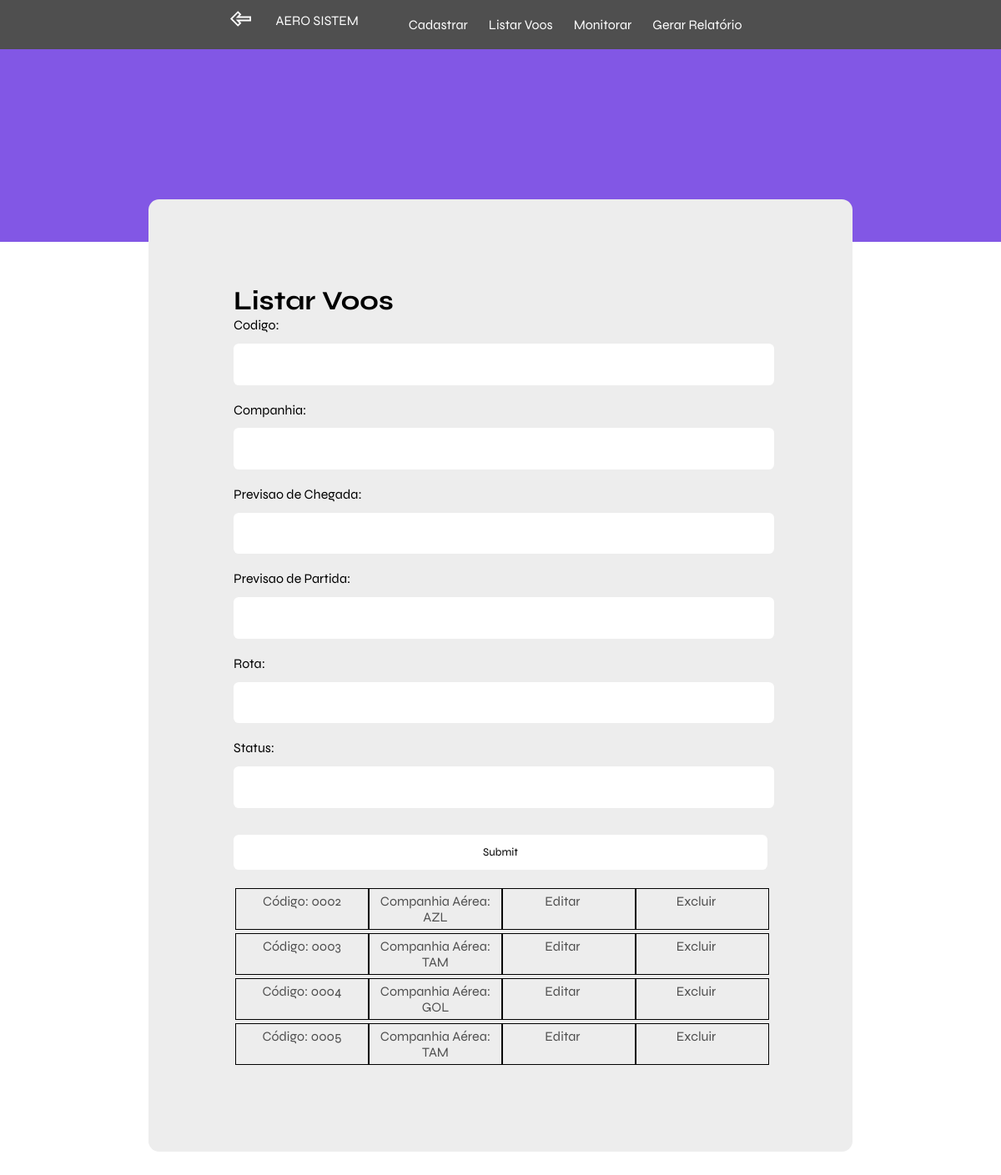
The app's page /central/ (signed in), older data.
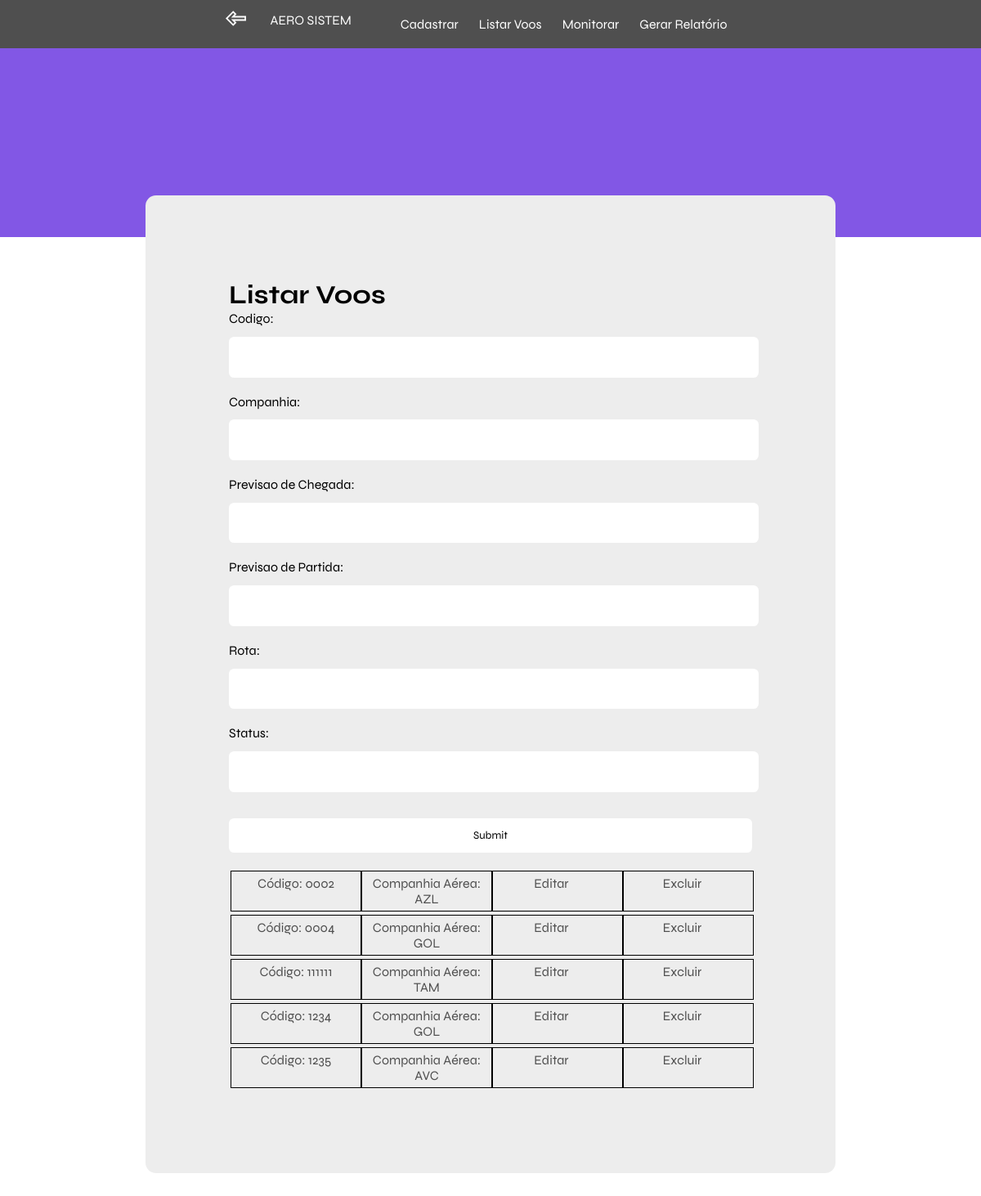
The same page, newer data.
### book/models.py (models this page shows)
class Estado_Dinamico(models.Model):
	voo = models.OneToOneField(
        Voo,
        on_delete=models.CASCADE,
        primary_key=True,
    )
	STATUS = [
		('Embarque', 'Embarque'),
		('Pouso', 'Pouso'),
		('Decolagem', 'Decolagem'),
		('Finalizado', 'Finalizado'),
		('Espera', 'Espera'),
	]
	data_saida = models.DateTimeField(null=True)
	data_chegada = models.DateTimeField(null=True)
	status = models.CharField(max_length=10,choices=STATUS,default = 'EMB')
	class Meta:
			db_table = 'estado_dinamico'

class Voo(models.Model):
	STATUS = [
		('GOL', 'Gol'),
		('TAM', 'TAM '),
		('AVC', 'Avianca '),
		('AZL', 'Azul '),
	]
	ROTAS = [
		('SP-RJ', 'SP-RJ'),
		('SP-DF', 'SP-DF'),
		('RJ-SP', 'RJ-SP'),
		('DF-SP', 'DF-SP'),
	]
	id = models.BigAutoField(primary_key=True)
	codigo = models.CharField(max_length=12, null=False,unique = True)
	companhia = models.CharField(max_length=3,choices=STATUS, null=False)
	previsao_chegada = models.DateTimeField(null=False)
	previsao_partida = models.DateTimeField(null=False)
	rota = models.CharField(max_length=5,choices=ROTAS, null=False)
	class Meta:
		db_table = 'Voos'

### book/views.py (the view)
# urls.py: path('central/', views.central, name = 'central'),
def central(request):
    permissao = request.session['permissao']
    request.session['tentativas'] = 0
    voos=Estado_Dinamico.objects.all()
    filter = FiltroCentral(request.GET, queryset=voos)
    voos_dinamico = Estado_Dinamico.objects.select_related()
    context={'voos_dinamico':voos_dinamico,'estado':'listar','filter':filter,'permissao':permissao}
    return render(request, 'central.html',context)

### template/central.html (shortened to what this page needs)
{% load static %}
<!DOCTYPE html>
<html lang="en">
<head>
    <link rel="stylesheet" href="{% static 'css/global.css' %}" />
    <link rel="stylesheet" href="{% static 'css/central.css' %}" />
</head>
<body>
    {% block content %}
    <header>
        <div class="content">
            <a class="voltar" href="{% url 'home' %}"><img src="{% static 'images/back.svg' %}" alt=""></a>
            <div class="column-left">
              <a href="{% url 'home' %}">AERO SISTEM</a>
              <ul class="menu">
                <li><a href="{% url 'cadastrar' %}">Cadastrar</a></li>
                <li><a href="{% url 'central' %}">Listar Voos</a></li>
                <li><a href="{% url 'monitorar' %}">Monitorar</a></li>
                <li><a href="{% url 'relatorio' %}">Gerar Relatório</a></li>
              </ul>
            </div>
    </header>
    <div class="dashboard">
        {% if permissao != 'operador' %}
            <h1>Você não tem permissão para acessar essa área!</h1>
        {% else %}
        {% if estado == 'edicao' %}
        <form method="post">
            <h1 class="titulo">Editar voo {{mensagem}}</h1>
            {% csrf_token %}
            {{ form.as_p }}
            <button type="submit">Editar</button>
        </form>
        {% else %}
        <h1>Listar Voos</h1>
        <form method="GET">
            {{ filter.form.as_p }}
            <input type="submit" />
        </form>
        {% for voo_dinamico in filter.qs %}
        <div class="dados">
            <div class="item">
                <li>Código: {{ voo_dinamico.voo.codigo }}</li>
            </div>
            <div class="item">
                <li> Companhia Aérea: {{ voo_dinamico.voo.companhia }}</li>
            </div>
            <div class="item">
                <li><a href="{% url 'edit' voo_dinamico.voo.id %}" class="button">Editar </a></li>
            </div>
            <div class="item">
                <li><a href="{% url 'deletar' voo_dinamico.voo.id %}" class="button">Excluir </a></li>
            </div>
        </div>
        {% endfor %}
        {% endif %}
        {% endif %}
    </div>
    {% endblock %}
</body>
</html>

Row changes from the older to the newer data that the page shows:
removed Estado_Dinamico: voo.codigo "0003", voo.companhia "TAM"
removed Estado_Dinamico: voo.codigo "0005", voo.companhia "TAM"
added Estado_Dinamico: voo.codigo "111111", voo.companhia "TAM"
added Estado_Dinamico: voo.codigo "1234", voo.companhia "GOL"
added Estado_Dinamico: voo.codigo "1235", voo.companhia "AVC"
